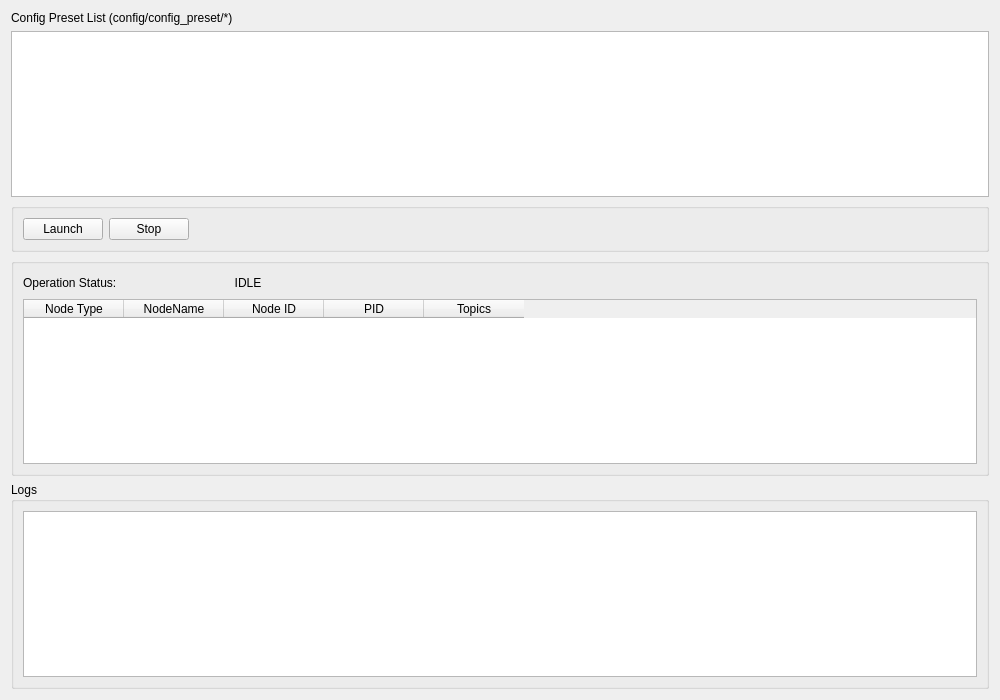
<?xml version="1.0" encoding="UTF-8"?>
<ui version="4.0">
 <class>MonitorTab</class>
 <widget class="QWidget" name="MonitorTab">
  <property name="geometry">
   <rect>
    <x>0</x>
    <y>0</y>
    <width>1000</width>
    <height>700</height>
   </rect>
  </property>
  <layout class="QVBoxLayout" name="verticalLayout">
   <item>
    <layout class="QVBoxLayout" name="controlGroup">
     <item>
      <widget class="QLabel" name="label">
       <property name="font">
        <font>
         <bold>false</bold>
        </font>
       </property>
       <property name="text">
        <string>Config Preset List (config/config_preset/*)</string>
       </property>
      </widget>
     </item>
     <item>
      <widget class="QListView" name="config_preset_listView"/>
     </item>
     <item>
      <widget class="QGroupBox" name="buttonGroup">
       <property name="title">
        <string/>
       </property>
       <layout class="QHBoxLayout" name="controlLayout">
        <item>
         <widget class="QPushButton" name="launchButton">
          <property name="text">
           <string>Launch</string>
          </property>
         </widget>
        </item>
        <item>
         <widget class="QPushButton" name="stopButton">
          <property name="text">
           <string>Stop</string>
          </property>
         </widget>
        </item>
        <item>
         <spacer name="controlSpacer">
          <property name="orientation">
           <enum>Qt::Orientation::Horizontal</enum>
          </property>
          <property name="sizeHint" stdset="0">
           <size>
            <width>40</width>
            <height>20</height>
           </size>
          </property>
         </spacer>
        </item>
       </layout>
      </widget>
     </item>
    </layout>
   </item>
   <item>
    <widget class="QGroupBox" name="nodesGroup">
     <property name="title">
      <string/>
     </property>
     <layout class="QVBoxLayout" name="nodesLayout">
      <item>
       <layout class="QHBoxLayout" name="node_status_horizontalLayout">
        <item>
         <widget class="QLabel" name="label_2">
          <property name="text">
           <string>Operation Status:</string>
          </property>
         </widget>
        </item>
        <item>
         <widget class="QLabel" name="statusLabel">
          <property name="sizePolicy">
           <sizepolicy hsizetype="Minimum" vsizetype="Preferred">
            <horstretch>0</horstretch>
            <verstretch>0</verstretch>
           </sizepolicy>
          </property>
          <property name="minimumSize">
           <size>
            <width>250</width>
            <height>0</height>
           </size>
          </property>
          <property name="cursor">
           <cursorShape>ArrowCursor</cursorShape>
          </property>
          <property name="styleSheet">
           <string notr="true"/>
          </property>
          <property name="text">
           <string>IDLE</string>
          </property>
          <property name="alignment">
           <set>Qt::AlignmentFlag::AlignCenter</set>
          </property>
         </widget>
        </item>
        <item>
         <spacer name="horizontalSpacer">
          <property name="orientation">
           <enum>Qt::Orientation::Horizontal</enum>
          </property>
          <property name="sizeHint" stdset="0">
           <size>
            <width>40</width>
            <height>20</height>
           </size>
          </property>
         </spacer>
        </item>
       </layout>
      </item>
      <item>
       <widget class="QTableWidget" name="nodeTable">
        <column>
         <property name="text">
          <string>Node Type</string>
         </property>
        </column>
        <column>
         <property name="text">
          <string>NodeName</string>
         </property>
        </column>
        <column>
         <property name="text">
          <string>Node ID</string>
         </property>
        </column>
        <column>
         <property name="text">
          <string>PID</string>
         </property>
        </column>
        <column>
         <property name="text">
          <string>Topics</string>
         </property>
        </column>
       </widget>
      </item>
     </layout>
    </widget>
   </item>
   <item>
    <widget class="QGroupBox" name="logsGroup">
     <property name="title">
      <string>Logs</string>
     </property>
     <layout class="QVBoxLayout" name="logsLayout">
      <item>
       <widget class="QTextEdit" name="logTextEdit">
        <property name="readOnly">
         <bool>true</bool>
        </property>
       </widget>
      </item>
     </layout>
    </widget>
   </item>
  </layout>
 </widget>
 <resources/>
 <connections/>
</ui>
